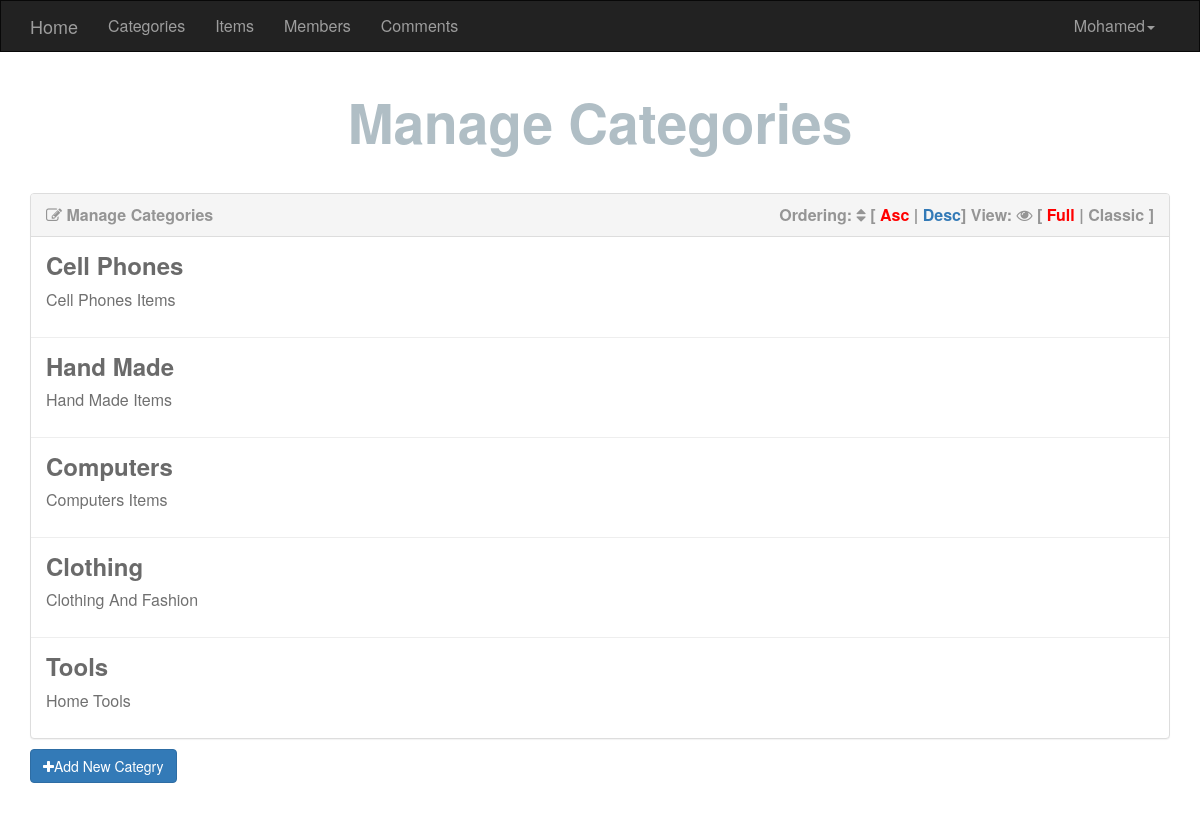
The page /admin/Categories.php (signed in) on the database its author committed.
### tables this page shows
CREATE TABLE `categories` (
  `ID` int(11) NOT NULL,
  `Name` varchar(255) NOT NULL,
  `Description` text NOT NULL,
  `Ordering` int(11) DEFAULT NULL,
  `Visibility` tinyint(4) NOT NULL DEFAULT 0,
  `Allow_Comments` tinyint(4) NOT NULL DEFAULT 0,
  `Allow_Ads` tinyint(4) NOT NULL DEFAULT 0
);

### admin/Categories.php (the view, shortened to what this page needs)
<?php
	if (isset($_SESSION['Username'])) {
		include 'init.php';
		$do = isset($_GET['do']) ? $_GET['do'] : 'Manage';
		if ($do == 'Manage') {
			$sort = 'asc';
			$stmt2 = $con->prepare("SELECT * FROM categories ORDER BY Ordering $sort");
			$stmt2->execute();
			$cats = $stmt2->fetchAll(); ?>
			<h1 class="text-center">Manage Categories</h1>
			<div class="container categories">
				<div class="panel panel-default">
					<div class="panel-heading">
						<i class="fa fa-edit" ></i> Manage Categories
						<div class="option pull-right">
							  Ordering: <i class="fa fa-sort"></i> [
							<a class="<?php if ($sort == 'asc') { echo 'active'; } ?>" href="?sort=asc">Asc</a> |
							<a class="<?php if ($sort == 'desc') { echo 'active'; } ?>" href="?sort=desc">Desc</a>]
							View: <i class="fa fa-eye"></i> [
							<span class="active" data-view='full'>Full</span> |
							<span data-view='classic'>Classic</span> ]
						</div>
					</div>
					<div class="panel-body">
							<?php
								foreach($cats as $cat) {
									echo '<div class="cat">';
										echo '<h3>' . $cat['Name'] . '</h3>';
										echo '<div class="full-view">';
											echo "<p>"; if($cat['Description'] == '') { echo 'This category has no description'; } else { echo $cat['Description']; } echo "</p>";
										echo '</div>';
									echo '</div>';
									echo '<hr>';
								}
							?>
						</div>
				</div>
				<a class="add-category btn btn-primary" href="categories.php?do=add"><i class="fa fa-plus"></i>Add New Categry</a>
			</div>
<?php
		} else if ($do == 'add') { ?>
			<h1 class="text-center">Add New Ctegory</h1>
				<div class="container">
					<form class="form-horizontal" action="?do=Insert" method="POST">
						<div class="form-group form-group-lg">
							<label class="col-sm-2 control-label">Name</label>
							<div class="col-sm-10 col-sm-6">
								<input type="text" name="name" class="form-control" autocomplete="off" required="required" placeholder="Category To Add" onfocus="this.placeholder = ''" onblur="this.placeholder='Category To Add'"/>
							</div>
						</div>
						<div class="form-group form-group-lg">
							<label class="col-sm-2 control-label">Description</label>
							<div class="col-sm-10 col-sm-6">
								<input type="text" name="Description" class="form-control" placeholder = 'describe your Category' onfocus="this.placeholder = ''" onblur="this.placeholder='describe your Category'" />
							</div>
						</div>
						<div class="form-group form-group-lg">
							<label class="col-sm-2 control-label">Ordering</label>
							<div class="col-sm-10 col-sm-6">
								<input type="text" name="ordering" class="form-control" placeholder="Number To Orderd Your Category" onfocus="this.placeholder = ''" onblur="this.placeholder='Number To Orderd Your Category'" />
							</div>
						</div>
						<div class="form-group form-group-lg">
							<label class="col-sm-2 control-label">Visible</label>
							<div class="col-sm-10 col-sm-6">
								<div>
									<input id="vis-yes" type="radio" name="Visibilty" value="0" checked>
									<label for="vis-yes">Yes</label>
								</div>
								<div>
									<input id="vis-no" type="radio" name="Visibilty"  value="1">
									<label for="vis-no">No</label>
								</div>
							</div>
						</div>
						<div class="form-group form-group-lg">
							<label class="col-sm-2 control-label">Allow comments</label>
							<div class="col-sm-10 col-sm-6">
								<div>
									<input id="com-yes" type="radio" name="commenting" value="0" checked>
									<label for="com-yes">Yes</label>
								</div>
								<div>
									<input id="com-no" type="radio" name="commenting"  value="1">
									<label for="com-no">No</label>
								</div>
							</div>
						</div>
						<div class="form-group form-group-lg">
							<label class="col-sm-2 control-label">Allow Ads</label>
							<div class="col-sm-10 col-sm-6">
								<div>
									<input id="ads-yes" type="radio" name="ads" value="0" checked>
									<label for="ads-yes">Yes</label>
								</div>
								<div>
									<input id="ads-no" type="radio" name="ads"  value="1">
									<label for="ads-no">No</label>
								</div>
							</div>
						</div>
						<div class="form-group form-group-lg">
							<div class="col-sm-offset-2 col-sm-10 col-sm-6">
							<input type="submit" value="Add New Category" class="btn btn-primary btn-lg " >
							</div>
						</div>
					</form>
				</div>
				<?php
		} else if ($do == 'Insert') {
					if ($_SERVER['REQUEST_METHOD'] == 'POST') {
					echo "<h1 class='text-center'>Insert Category</h1>";
					echo "<div class='container'>";
					$name 				=	$_POST['name'];
					$Description 		=	$_POST['Description'];
					$ordering 			=	$_POST['ordering'];
					$Visible 			=	$_POST['Visibilty'];
					$commenting			=	$_POST['commenting'];
					$ads 				=	$_POST['ads'];
						$check = checkItem("Name","categories",$name);
						if($check==1) {
							$theMsg = '<div class="alert alert-danger">Sorry User Is Already Exist</div>';
							redirectHome($theMsg, 'back');
						}	else {
								$stmt = $con->prepare("INSERT INTO
															categories(Name, Description, Ordering, Visibility,Allow_Comments, Allow_Ads)
														VALUES(:zname, :zDescription, :zordering, :zVisibility, :zcommenting, :zads)");
								$stmt->execute(array(
									'zname' 		=> $name,
									'zDescription' 	=> $Description,
									'zordering' 	=> $ordering,
									'zVisibility' 	=> $Visible,
									'zcommenting' 	=> $commenting,
									'zads' 			=> $ads
								));
								$theMsg =  "<div class='alert alert-success'>" . $stmt->rowCount() . ' successful Record</div>';
									redirectHome($theMsg,'back');
							}
					} else {
				echo "<div class='container'>";
				 	$theMsg = "<div class='alert alert-danger'> sorry you cant do that</div>";
				 	redirectHome($theMsg);
				 	echo "</div>";
				}
				echo "</div>";
		} else if ($do == 'Edit') {
			$catid = isset($_GET['catid']) && is_numeric($_GET['catid']) ? intval($_GET['catid']) : 0;
			$stmt = $con->prepare("SELECT * FROM categories WHERE ID = ?");
			$stmt->execute(array($catid));
			$cat = $stmt->fetch();
			$count = $stmt->rowCount();
			if ($count > 0) { ?>
				<h1 class="text-center"> Edit Ctegory</h1>
				<div class="container">
					<form class="form-horizontal" action="?do=Update" method="POST">
						<input type="hidden" name="catid" value="<?php echo $catid; ?>">
						<div class="form-group form-group-lg">
							<label class="col-sm-2 control-label">Name</label>
							<div class="col-sm-10 col-sm-6">
								<input type="text" name="name" class="form-control" required="required" placeholder="Category To Add" onfocus="this.placeholder = ''" onblur="this.placeholder='Category To Add'" value="<?php echo $cat['Name']; ?> " />
							</div>
						</div>
						<div class="form-group form-group-lg">
							<label class="col-sm-2 control-label">Description</label>
							<div class="col-sm-10 col-sm-6">
								<input type="text" name="Description" class="form-control" value="<?php echo $cat['Description']; ?> " />
							</div>
						</div>
						<div class="form-group form-group-lg">
							<label class="col-sm-2 control-label">Ordering</label>
							<div class="col-sm-10 col-sm-6">
								<input type="text" name="Ordering" class="form-control" placeholder="Number To Orderd Your Category" onfocus="this.placeholder = ''" onblur="this.placeholder='Number To Orderd Your Category'" value="<?php echo $cat['Ordering']; ?> " />
							</div>
						</div>
						<div class="form-group form-group-lg">
							<label class="col-sm-2 control-label">Visible</label>
							<div class="col-sm-10 col-sm-6">
								<div>
									<input id="vis-yes" type="radio" name="Visibilty" value="0" <?php if ($cat['Visibility']==0) {
										echo 'checked';
									} ?> >
									<label for="vis-yes">Yes</label>
								</div>
								<div>
									<input id="vis-no" type="radio" name="Visibilty"  value="1" <?php if ($cat['Visibility']==1) {
										echo 'checked';
									} ?> >
									<label for="vis-no">No</label>
								</div>
							</div>
						</div>
						<div class="form-group form-group-lg">
							<label class="col-sm-2 control-label">Allow comments</label>
							<div class="col-sm-10 col-sm-6">
								<div>
									<input id="com-yes" type="radio" name="commenting" value="0" <?php  if ($cat['Allow_Comments']==0) {
										echo 'checked';
									} ?> >
									<label for="com-yes">Yes</label>
								</div>
								<div>
									<input id="com-no" type="radio" name="commenting"  value="1" <?php  if ($cat['Allow_Comments']==1) {
										echo 'checked';
									}?> >
									<label for="com-no">No</label>
								</div>
							</div>
						</div>
						<div class="form-group form-group-lg">
							<label class="col-sm-2 control-label">Allow Ads</label>
							<div class="col-sm-10 col-sm-6">
								<div>
									<input id="ads-yes" type="radio" name="ads" value="0" <?php  if ($cat['Allow_Ads']==0) {
										echo 'checked';
									} ?> >
									<label for="ads-yes">Yes</label>
								</div>
								<div>
									<input id="ads-no" type="radio" name="ads"  value="1" <?php if ($cat['Allow_Ads']==1) {
										echo 'checked';
									} ?> >
									<label for="ads-no">No</label>
								</div>
							</div>
						</div>
						<div class="form-group form-group-lg">
							<div class="col-sm-offset-2 col-sm-10 col-sm-6">
								<input type="submit" value="Update Ctegory" class="btn btn-primary btn-lg" />
							</div>
						</div>
					</form>
				</div>
		<?php
	} else {
				echo "<div class='container'>";
					$theMsg = "<div class='alert alert-danger'> No Such ID</div>";
					redirectHome($theMsg);
					echo "</div>";
				}
				echo "</div>";
		} else if ($do == 'Update') {
			if ($_SERVER['REQUEST_METHOD'] == 'POST') {
					echo "<h1 class='text-center'> Update Category</h1>";
				echo "<div class='container'>";
					$id 		=	$_POST['catid'];
					$name 		= $_POST['name'];
					$desc 		= $_POST['Description'];
					$order 		= $_POST['Ordering'];
					$visible 	= $_POST['Visibilty'];
					$comment 	= $_POST['commenting'];
					$ads 		= $_POST['ads'];
					$stmt = $con->prepare("UPDATE
												categories
											SET
												Name = ?,
												Description = ?,
												Ordering = ?,
												Visibility = ?,
												Allow_Comments = ?,
												Allow_Ads = ?
											WHERE
												ID = ?");
					$stmt->execute(array($name, $desc, $order, $visible, $comment, $ads, $id));
					$theMsg = "<div class='alert alert-success'>" . $stmt->rowCount() . ' Success Edit</div>';
					redirectHome($theMsg,'back');
				} else {
					$theMsg = "<div class='alert alert-danger'>sorry you cant do that</div>";
					redirectHome($theMsg);
				}
				echo "</div>";
		} else if ($do == 'Delete') {
			echo "<h1 class='text-center'> Delete Member</h1>";
		echo "<div class='container'>";
			$catid = isset($_GET['catid']) && is_numeric($_GET['catid']) ? intval($_GET['catid']) : 0;
				$check = checkItem('ID', 'categories', $catid);
				if ($check > 0) {
					$stmt = $con->prepare("DELETE FROM categories WHERE ID = :zid");
					$stmt-> bindparam(":zid", $catid);
					$stmt->execute();
					$theMsg =  "<div class='alert alert-success'> " . $stmt->rowCount() . ' User Deleted successfuly</div>';
					redirectHome($theMsg, 'back');
				} else{
					$theMsg = "<div class='alert alert-danger'>Some Thing Went Wrong</div>";
					redirectHome($theMsg, 'back');
				}
			echo '</div';
	}
		include  $tp1 . 'footer.php';
	} else {
		header('Location: index.php');
		exit();
	}
?>

### admin/layout/css/style.css (style rules this page uses)
h1 { font-size: 55px; font-weight: bold; margin: 40px 0; color: #b0bec5; }
.panel-body { padding: 0; }
.panel-heading { margin-bottom: 0px; }
.categories .cat { padding: 15px; position: relative; overflow: hidden; }
.categories .panel-heading { font-weight: bold; color: #959595; }
.categories .panel-body { padding: none; }
.categories .option a { color: #blue; text-decoration: none; }
.categories .option span { color: #blue; cursor: pointer; }
.categories .option .active { color: red; }
.categories .add-category { margin-top: -10px; margin-bottom: 40px; }
.categories .cat h3 { margin: 0; cursor: pointer; color: #6a6a6a; font-weight: bold; }
.categories .cat .full-view p { margin: 10px 0; color: #707070; }
.categories hr { margin-bottom: 0; margin-top: 0; }

### rows shown on the page
categories: Name "Cell Phones", Description "Cell Phones Items"
categories: Name "Hand Made", Description "Hand Made Items"
categories: Name "Computers", Description "Computers Items"
categories: Name "Clothing", Description "Clothing And Fashion"
categories: Name "Tools", Description "Home Tools"

### other values the page prints
lang('HOME_ADMIN') "Home"
lang('CATEGORIES') "Categories"
lang('ITEMS') "Items"
lang('MEMBERS') "Members"
lang('COMMENTS') "Comments"
